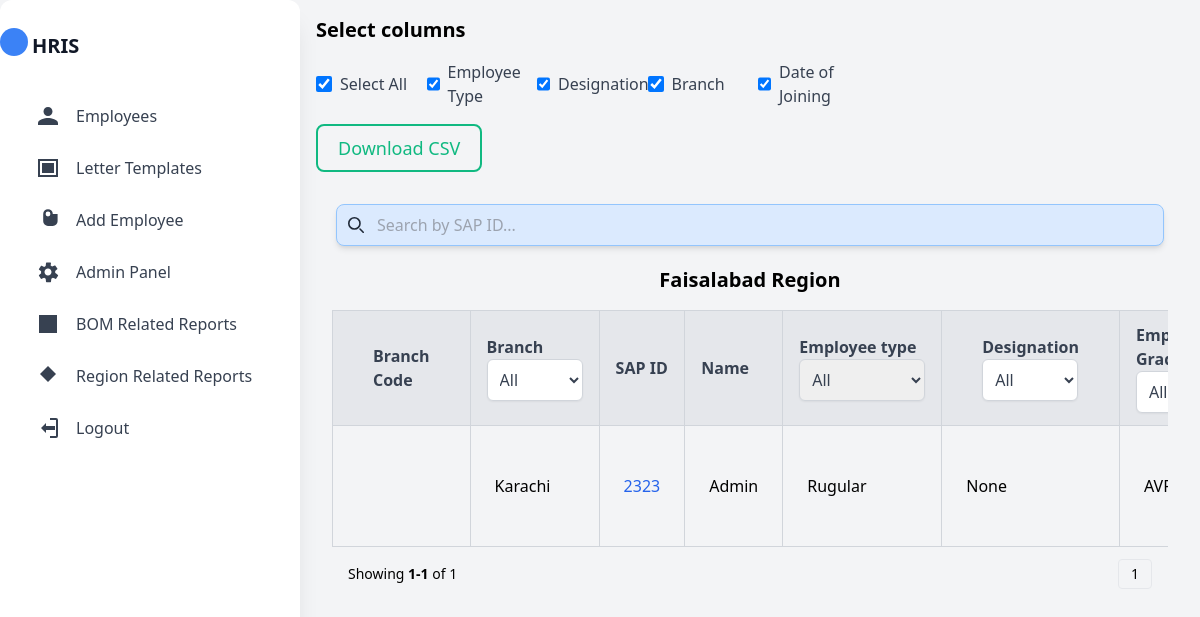
The app's page /employee/ (signed in), older data.
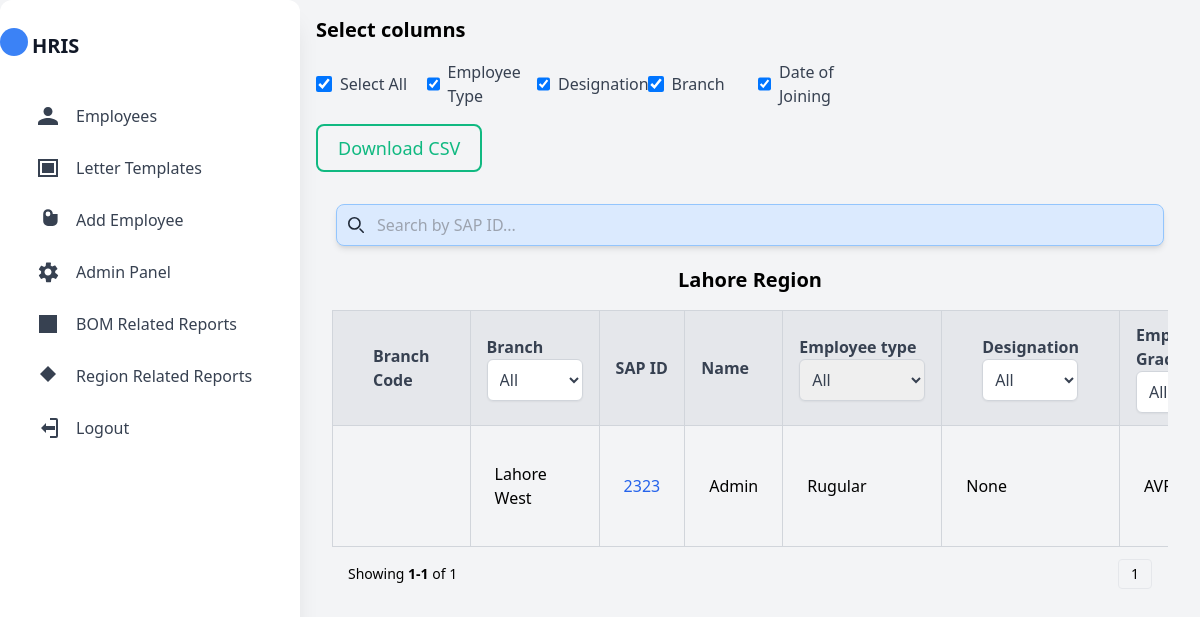
The same page, newer data.
### HRIS_App/models.py (models this page shows, shortened)
class Employee(AbstractBaseUser):
    email = models.EmailField(verbose_name="Email", max_length=255, unique=True)
    name = models.CharField(max_length=200)
    is_active = models.BooleanField(default=True)
    is_admin = models.BooleanField(default=False)
    is_admin_employee = models.BooleanField(default=False)
    created_at = models.DateTimeField(auto_now_add=True)
    updated_at = models.DateTimeField(auto_now=True)
    cnic_no = models.CharField(max_length=13, unique=True, blank=True, null=True)
    husband_or_father_name = models.CharField(max_length=100, blank=True, null=True)
    SAP_ID = models.IntegerField(default=None, unique=True, blank=True, null=True,)
    designation = models.ForeignKey(
        'Designation', on_delete=models.SET_NULL, null=True, blank=True, to_field='title'
    )
    cadre = models.ForeignKey(
        'Cadre', on_delete=models.SET_NULL, null=True, blank=True
    )
    employee_type = models.ForeignKey(
        'EmployeeType', on_delete=models.SET_NULL, null=True, blank=True, to_field='name'
    )
    employee_grade = models.ForeignKey(
        'EmployeeGrade', on_delete=models.SET_NULL, null=True, blank=True, to_field="grade_name"
    )
    branch = models.ForeignKey(
        'Branch', on_delete=models.CASCADE, null=True, blank=True, related_name='employees', to_field="branch_name"
    )
    qualifications = models.ManyToManyField(
        'Qualification', related_name='employees', blank=True
    )
    date_of_last_promotion = models.DateField(default="1900-01-01", blank=True, null=True)
    date_current_posting = models.DateField(default="1900-01-01", blank=True, null=True)
    date_current_assignment = models.DateField(default="1900-01-01", blank=True, null=True)
    mobile_number = models.CharField(max_length=15, blank=True, null=True, default="1111")
    admin_signature = models.BooleanField(default=False)
    phone_no_official = models.CharField(max_length=15, blank=True, null=True, default="1111")
    phone_no_emergency_contact = models.CharField(max_length=15, blank=True, null=True, default="1111")
    employee_email = models.EmailField(max_length=100, blank=True, null=True, default="aa@aa.aa")
    date_of_joining = models.DateField(default="1900-01-01", blank=True, null=True)
    user_group = models.CharField(max_length=200, default=None, blank=True, null=True)
    pending_inquiry = models.BooleanField(default=False)
    remarks = models.TextField(blank=True, null=True)
    objects = MyUserManager()
    USERNAME_FIELD = "email"
    REQUIRED_FIELDS = ["name"]

class Branch(models.Model):
    branch_code = models.IntegerField()
    branch_name = models.CharField(max_length=100, unique=True)
    branch_Category = models.CharField(max_length=100, default=None)
    branch_address = models.TextField(blank=True, null=True)
    branch_region = models.ForeignKey(Region, on_delete=models.CASCADE, to_field='name')
    def __str__(self):
        return self.branch_name

class Region(models.Model):
    name = models.CharField(max_length=100, unique=True)
    region_category = models.CharField(max_length=100, blank=True, null=True)
    functional_group = models.ManyToManyField(FunctionalGroup, related_name='regions')
    def __str__(self):
        return self.name

class EmployeeType(models.Model):
    name = models.CharField(max_length=100, unique=True)
    description = models.TextField(blank=True, null=True)
    def __str__(self):
        return self.name

class EmployeeGrade(models.Model):
    grade_name = models.CharField(max_length=100, unique=True)
    description = models.TextField(blank=True, null=True)
    def __str__(self):
        return self.grade_name

### HRIS_App/views.py (the view, shortened to what this page needs)
# urls.py: path('employee/', views.employees_view, name="employees_view"),
@login_required(login_url='account:login')
def employees_view(request):
    user_region = request.user.branch.branch_region
    user_group = request.user.user_group
    employees = Employee.objects.filter(branch__branch_region=user_region, user_group=user_group).order_by('SAP_ID')
    search_query = request.GET.get('search', '')
    employee_type = request.GET.get('employee_type', '')
    designation = request.GET.get('designation', '')
    employee_grade = request.GET.get('employeeGrade', '')
    branch = request.GET.get('branch', '')
    if branch:
        employees = employees.filter(branch__branch_name__icontains=branch)
    if search_query:
        employees = employees.filter(SAP_ID__icontains=search_query)
    if employee_type:
        employees = employees.filter(employee_type=employee_type)
    if designation:
        employees = employees.filter(designation__title=designation)
    if employee_grade:
        employees = employees.filter(employee_grade__grade_name=employee_grade)
    employees = employees.distinct()
    paginator = Paginator(employees, 10)
    page_number = request.GET.get('page')
    page_obj = paginator.get_page(page_number)
    context = {
        "page_obj": page_obj,
        "search_query": search_query,
        "employee_type": employee_type,
        "designation": designation,
        "employee_types": EmployeeType.objects.all(),
        "designations": Designation.objects.all(),
        'cadre': Cadre.objects.all(),
        'employeeGrade': EmployeeGrade.objects.all(),
        'branches': Branch.objects.filter(branch_region=user_region),
        'qualifications': Qualification.objects.all(),
    }
    return render(request, 'HRIS_App/employee.html', context)

### HRIS_App/templates/HRIS_App/employee.html (shortened to what this page needs)
{% extends "sidebar.html" %}
{% load static %}
{% block content %}
    <h1 class="text-xl font-bold mb-4">Select columns</h1>
<form action="{% url 'HRMS:download_employees_csv' %}" method="get">
    <div class="grid grid-cols-8 gap-4 mt-4">
        <label class="inline-flex items-center">
            <input type="checkbox" id="select-all" checked class="form-checkbox text-indigo-600 h-4 w-4">
            <span class="ml-2 text-gray-700">Select All</span>
        </label>
        <div class="inline-flex items-center">
            <input type="checkbox" name="columns" value="Employee Type" checked class="form-checkbox text-indigo-600 h-4 w-4">
            <span class="ml-2 text-gray-700">Employee Type</span>
        </div>
        <div class="inline-flex items-center">
            <input type="checkbox" name="columns" value="Designation" checked class="form-checkbox text-indigo-600 h-4 w-4">
            <span class="ml-2 text-gray-700">Designation</span>
        </div>
        <div class="inline-flex items-center">
            <input type="checkbox" name="columns" value="Branch" checked class="form-checkbox text-indigo-600 h-4 w-4">
            <span class="ml-2 text-gray-700">Branch</span>
        </div>
        <div class="inline-flex items-center">
            <input type="checkbox" name="columns" value="Joining Date" checked class="form-checkbox text-indigo-600 h-4 w-4">
            <span class="ml-2 text-gray-700">Date of Joining</span>
        </div>
    </div>
    <button type="submit" onclick="downloadCsv(event)" class="p-2 pl-5 pr-5 bg-transparent border-2 border-green-500 text-green-500 text-lg rounded-lg hover:bg-green-500 hover:text-gray-100 focus:border-4 focus:border-green-300 mt-4">Download CSV</button>
</form>
<div id="invoice" class="py-3">
    <div class="container mx-auto p-4">
        <form method="get" action="{% url 'HRMS:employees_view' %}">
            <div class="w-full flex justify-center p-1 mb-4">
                <div class="relative w-full">
                    <input type="text" name="search" class="w-full backdrop-blur-sm bg-blue-100 border border-blue-300 py-2 pl-10 pr-4 rounded-lg focus:outline-none focus:border-blue-500 transition-colors duration-300 shadow-md" placeholder="Search by SAP ID...">
                    <div class="absolute inset-y-0 left-0 pl-3 flex items-center pointer-events-none">
                    </div>
                </div>
            </div>
        </form>
        <h1 class="text-xl text-center font-bold mb-4">{{request.user.branch.branch_region}} Region</h1>
        <div class="overflow-x-auto">
            <table class="min-w-full border-collapse border border-gray-300">
                <thead>
                    <tr class="bg-gray-200 text-gray-700">
                        <th class="border border-gray-300 px-10 py-8 text-left text-sm md:text-base">Branch Code</th>
                        <th class="border border-gray-300 px-4 py-3 text-left text-sm md:text-base">Branch
                            <select id="branchFilter" name="branch" class="w-24 border border-gray-300 rounded-md shadow-sm p-2 focus:outline-none focus:ring-2 focus:ring-blue-500 focus:border-blue-500 transition duration-150 ease-in-out text-gray-700 bg-white hover:bg-gray-50" onchange="filterEmployees()">
                                <option value="">All</option>
                            </select>
                        </th>
                        <th class="border border-gray-300 px-4 py-3 text-left text-sm md:text-base">SAP ID</th>
                        <th class="border border-gray-300 px-4 py-3 text-left text-sm md:text-base">Name</th>
                        <th class="border border-gray-300 px-4 py-3 text-left text-sm md:text-base">
                            Employee type
                            <select id="employeeTypeFilter" name="employee_type"
                                class="border border-gray-300 rounded-md shadow-sm p-2 focus:outline-none focus:ring-2 focus:ring-blue-500 focus:border-transparent transition duration-150 ease-in-out max-h-32 overflow-y-auto"
                                onchange="filterEmployees()">
                                <option value="">All</option>
                            </select>
                        </th>
                        <th class="border border-gray-300 px-10 py-3 text-left text-sm md:text-base">Designation
                            <select id="designationFilter" name="designation" class="w-24 border border-gray-300 rounded-md shadow-sm p-2 focus:outline-none focus:ring-2 focus:ring-blue-500 focus:border-blue-500 transition duration-150 ease-in-out text-gray-700 bg-white hover:bg-gray-50" onchange="filterEmployees()">
                                <option value="">All</option>
                            </select>
                        </th>
                        <th class="border border-gray-300 px-4 py-3 text-left text-sm md:text-base">Employee Grade
                            <select id="employeeGradeFilter" name="employeeGrade" class="w-24 border border-gray-300 rounded-md shadow-sm p-2 focus:outline-none focus:ring-2 focus:ring-blue-500 focus:border-blue-500 transition duration-150 ease-in-out text-gray-700 bg-white hover:bg-gray-50" onchange="filterEmployees()">
                                <option value="">All</option>
                            </select>
                        </th>
                    </tr>
                </thead>
                <tbody>
                    {% if page_obj %}
                        {% for employee in page_obj %}
                        <tr class="hover:bg-gray-100 transition duration-150 ease-in-out">
                            <td class="border border-gray-300 px-6 py-6 text-sm md:text-base">{{ employee.branch_code }}</td>
                            <td class="border border-gray-300 px-6 py-6 text-sm md:text-base">{{ employee.branch }}</td>
                            <td class="border border-gray-300 px-6 py-6 text-sm md:text-base">
                                <a href="{% url 'HRMS:employee_detail' employee.SAP_ID %}" class="text-blue-600 hover:underline">{{ employee.SAP_ID }}</a>
                            </td>
                            <td class="border border-gray-300 px-6 py-6 text-sm md:text-base">{{ employee.name }}</td>
                            <td class="border border-gray-300 px-6 py-6 text-sm md:text-base">{{ employee.employee_type }}</td>
                            <td class="border border-gray-300 px-6 py-6 text-sm md:text-base">{{ employee.designation }}</td>
                            <td class="border border-gray-300 px-6 py-6 text-sm md:text-base">{{ employee.employee_grade }}</td>
                        </tr>
                        {% endfor %}
                    {% else %}
                        <tr>
                            <td colspan="18" class="border border-gray-300 px-6 py-6 text-center">No employees found</td>
                        </tr>
                    {% endif %}
                </tbody>
            </table>
        </div>
        <div class="flex justify-between items-center px-4 py-3">
            <div class="text-sm text-slate-500">
                Showing <b>{{ page_obj.start_index }}-{{ page_obj.end_index }}</b> of {{ page_obj.paginator.count }}
            </div>
            <div class="flex space-x-1">
                {% for num in page_obj.paginator.page_range %}
                    {% if num >= page_obj.number|add:-1 and num <= page_obj.number|add:1 %}
                        {% if num == page_obj.number %}
                            <button class="px-3 py-1 text-sm font-normal text-slate-800 bg-slate-800 border border-slate-800 rounded">{{ num }}</button>
                        {% else %}
                            <a href="?page={{ num }}&search={{ search_query }}" class="px-3 py-1 text-sm font-normal text-slate-500 bg-white border border-slate-200 rounded hover:bg-slate-50 hover:border-slate-400 transition duration-200 ease">{{ num }}</a>
                        {% endif %}
                    {% endif %}
                {% endfor %}
            </div>
        </div>
    </div>
</div>
{% endblock content %}

Row changes from the older to the newer data that the page shows:
changed Employee "Admin": user.branch.branch_region "Faisalabad" → "Lahore"; branch "Karachi" → "Lahore West"
